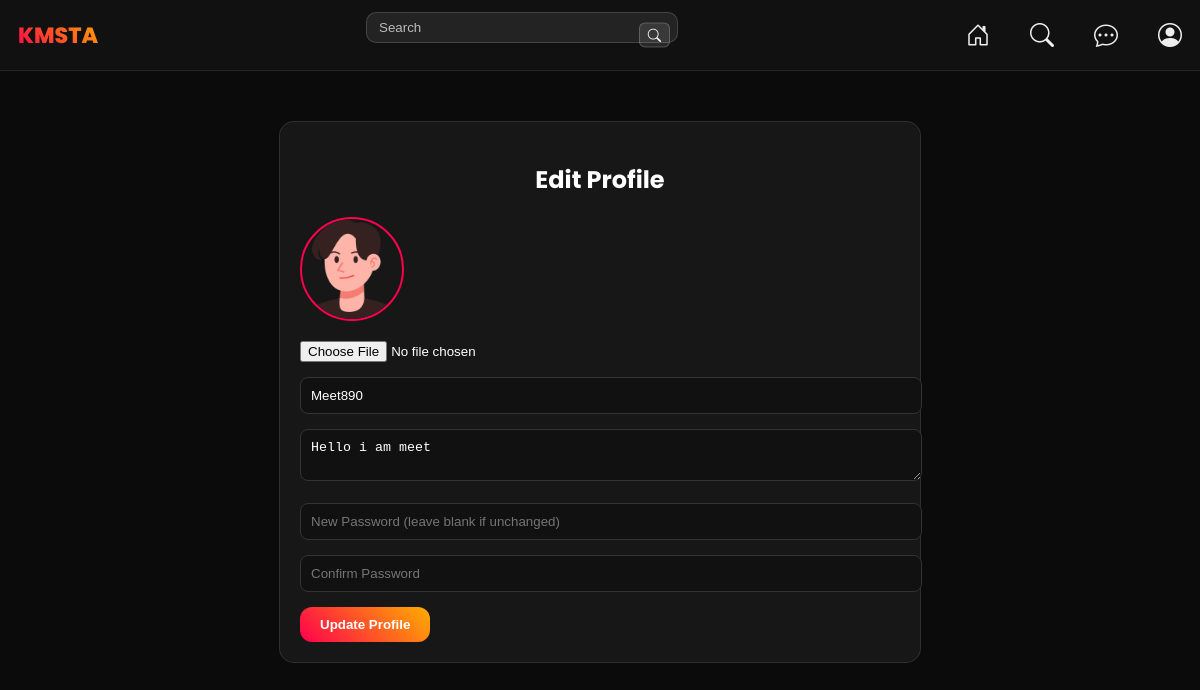
Page /user/logged/edit_acc_details.php (signed in) on the committed database.
### tables this page shows
CREATE TABLE IF NOT EXISTS `accounts` (
  `acc_id` int NOT NULL AUTO_INCREMENT,
  `user_id` int NOT NULL,
  `acc_profile_photo` varchar(200) DEFAULT NULL,
  `acc_bio` varchar(200) DEFAULT NULL,
  `acc_username` varchar(200) NOT NULL,
  `acc_password` varchar(200) NOT NULL,
  PRIMARY KEY (`acc_id`),
  UNIQUE KEY `acc_username` (`acc_username`),
  KEY `user_id` (`user_id`)
);

### user/logged/edit_acc_details.php (the view, shortened to what this page needs)
<?php
include "conn.php";
$user_id = $_SESSION['user_id'];
$sql = "SELECT * FROM accounts WHERE user_id = ?";
$stmt = $conn->prepare($sql);
$stmt->bind_param("i", $user_id);
$stmt->execute();
$result = $stmt->get_result();
$user = $result->fetch_assoc();
?>
<!DOCTYPE html>
<html lang="en">
<head>
</head>
<body>
<?php include "navbar.php"; ?>
<div class="container">
    <h2>Edit Profile</h2>
    <form method="post" enctype="multipart/form-data">
        <img src="<?php echo $user['acc_profile_photo']; ?>" alt="Profile Photo" class="profile-img"><br>
        <input type="file" name="profile_photo" accept=".jpg,.jpeg,.png">
        <input type="text" name="username" placeholder="Username" value="<?php echo htmlspecialchars($user['acc_username']); ?>" required>
        <textarea name="bio" placeholder="Bio"><?php echo htmlspecialchars($user['acc_bio']); ?></textarea>
        <input type="password" name="password" placeholder="New Password (leave blank if unchanged)">
        <input type="password" name="confirm_password" placeholder="Confirm Password">
        <button type="submit" name="update_profile">Update Profile</button>
    </form>
</div>
</body>
</html>

### user/logged/edit_acc_details.php (style rules this page uses)
body { font-family: "Poppins", sans-serif; background: #0b0b0b; color: white; margin:0; padding:0; }
.container { max-width:600px; margin:50px auto; padding:20px; background: rgba(255,255,255,0.05); border-radius:15px; border:1px solid rgba(255,255,255,0.1); }
h2 { text-align:center; margin-bottom:20px; }
input[type=text], input[type=password], textarea { width:100%; padding:10px; margin-bottom:15px; border-radius:8px; border:1px solid #333; background:#111; color:white; }
input[type=file] { margin-bottom:15px; color:white; }
button { padding:10px 20px; background: linear-gradient(45deg,#ff004c,#ffae00); border:none; border-radius:12px; color:white; font-weight:600; cursor:pointer; transition:0.3s; }
.profile-img { width:100px; height:100px; border-radius:50%; border:2px solid #ff004c; object-fit:cover; margin-bottom:10px; }

### rows in the picture
accounts: acc_profile_photo (picture), username "Meet890", bio "Hello i am meet"
